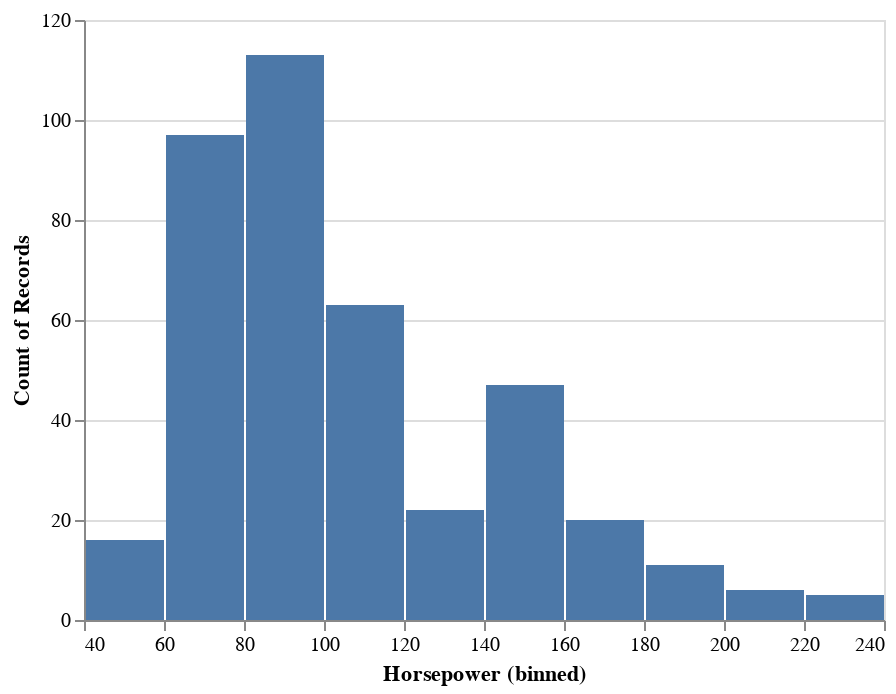

The notebook cell this image was saved under:
### Markdown cell above
### Histogram

### Code cell
alt.Chart(cars).mark_bar().encode(
    alt.X('Horsepower', bin = True),
    y = 'count()'
)

### Figure 1 — Vega-Lite specification as saved in the notebook (floating-point values rounded to 4 significant figures; data arrays with more than 128 entries replaced by an {"elided": "..."} marker saying what was removed)
{"$schema": "https://vega.github.io/schema/vega-lite/v2.6.0.json", "config": {"view": {"height": 300, "width": 400}}, "data": {"name": "data-f02450ab61490a1363517a0190416235"}, "datasets": {"data-f02450ab61490a1363517a0190416235": {"elided": "406 records"}}, "encoding": {"x": {"bin": true, "field": "Horsepower", "type": "quantitative"}, "y": {"aggregate": "count", "type": "quantitative"}}, "mark": "bar"}
